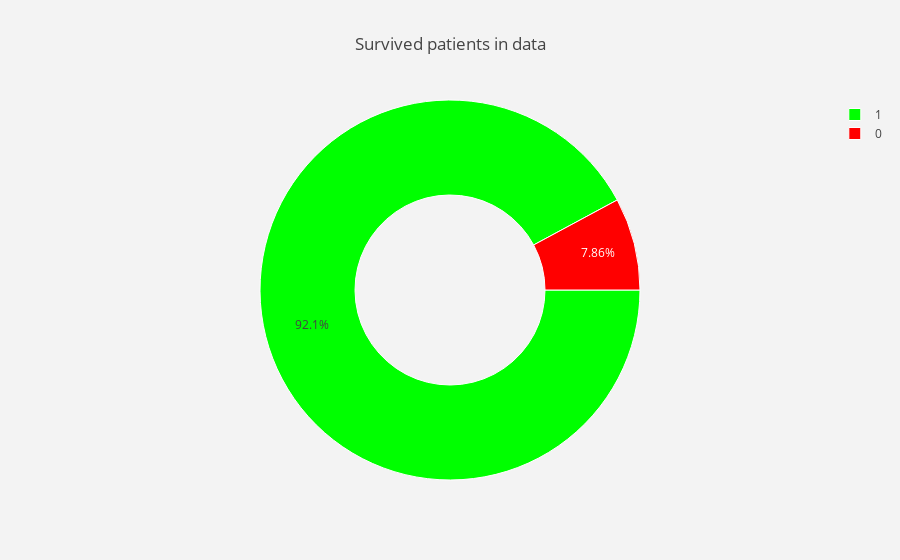

Notebook code for this chart:
### Code cell
#data1 = data.copy()
#lab = data1["Survived_patients"].value_counts().keys().tolist()
#values
#val = data1["Survived_patients"].value_counts().values.tolist()

trace = go.Pie(labels = lab ,
               values = val ,
               marker = dict(colors =  [ 'lime' ,'red'],
                             line = dict(color = "white",
                                         width =  1)
                            ),
               rotation = 90,
               #hoverinfo = "label+value+text",
               hole = .5
              )
layout = go.Layout(dict(title = "Survived patients in data",
                        plot_bgcolor  = "rgb(243,243,243)",
                        paper_bgcolor = "rgb(243,243,243)",
                        
                       )
                  )

data = [trace]
fig = go.Figure(data = data,layout = layout)
py.iplot(fig)

### Figure 1 — Plotly figure (JSON) as saved in the notebook; plotly's stock layout.template omitted (floating-point values rounded to 4 significant figures)
{"data": [{"hole": 0.5, "labels": [1, 0], "marker": {"colors": ["lime", "red"], "line": {"color": "white", "width": 1}}, "rotation": 90, "type": "pie", "uid": "a2c10a9d-c047-47b0-9aae-6eb30fc48f0a", "values": [3822, 326]}], "layout": {"paper_bgcolor": "rgb(243,243,243)", "plot_bgcolor": "rgb(243,243,243)", "title": "Survived patients in data"}}
